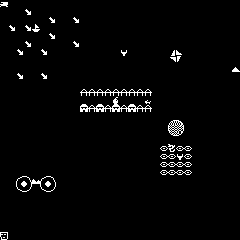

Rendered tile map (Tiled .tmx) drawn with the repository's tilesets; below, a short description and the full map source, tile grids included:
An orthogonal 30x30 tile map with 8x8 px tiles, 2 tile layers (Calque de Tuiles 1, Calque de Tuiles 2) and 1 object (player).

<map version="1.5" tiledversion="1.7.2" orientation="orthogonal" renderorder="right-down" width="30" height="30" tilewidth="8" tileheight="8" infinite="0" nextlayerid="4" nextobjectid="3">
 <editorsettings>
  <export target="testMap.lua" format="lua" />
 </editorsettings>
 <tileset firstgid="1" name="attpjjbon" tilewidth="8" tileheight="8" tilecount="256" columns="16">
  <image source="attpjjbon.png" width="128" height="128" />
 </tileset>
 <layer id="1" name="Calque de Tuiles 1" width="30" height="30">
  <properties>
   <property name="solid" type="bool" value="true" />
  </properties>
  <data encoding="csv">
183,0,0,0,0,0,0,0,0,0,0,0,0,0,0,0,0,0,0,0,0,0,0,0,0,0,0,0,0,0,
0,0,0,232,0,0,0,0,0,0,0,0,0,0,0,0,0,0,0,0,0,0,0,0,0,0,0,0,0,0,
0,0,0,0,0,0,232,0,0,232,0,0,0,0,0,0,0,0,0,0,0,0,0,0,0,0,0,0,0,0,
0,232,0,232,160,0,0,0,0,0,0,0,0,0,0,0,0,0,0,0,0,0,0,0,0,0,0,0,0,0,
0,0,0,0,0,0,232,0,0,0,0,0,0,0,0,0,0,0,0,0,0,0,0,0,0,0,0,0,0,0,
0,0,0,232,0,0,0,0,0,232,0,0,0,0,0,0,0,0,0,0,0,0,0,0,0,0,0,0,0,0,
0,0,232,0,0,232,0,0,0,0,0,0,0,0,0,0,0,0,0,0,0,137,138,0,0,0,0,0,0,0,
0,0,0,0,0,0,0,0,0,0,0,0,0,0,0,0,0,0,0,0,0,153,154,0,0,0,0,0,0,0,
0,0,0,0,0,0,0,0,0,0,0,0,0,0,0,0,0,0,0,0,0,0,0,0,0,0,0,0,0,0,
0,0,232,0,0,232,0,0,0,0,0,0,0,0,0,0,0,0,0,0,0,0,0,0,0,0,0,0,0,0,
0,0,0,0,0,0,0,0,0,0,0,0,0,0,0,0,0,0,0,0,0,0,0,0,0,0,0,0,0,0,
0,0,0,0,0,0,0,0,0,0,245,245,245,245,245,245,245,245,245,0,0,0,0,0,0,0,0,0,0,0,
0,0,0,0,0,0,0,0,0,0,0,0,0,0,0,0,0,0,176,0,0,0,0,0,0,0,0,0,0,0,
0,0,0,0,0,0,0,0,0,0,202,245,202,245,202,245,202,245,245,0,0,0,0,0,0,0,0,0,0,0,
0,0,0,0,0,0,0,0,0,0,0,0,0,0,0,0,0,0,0,0,0,0,0,0,0,0,0,0,0,0,
0,0,0,0,0,0,0,0,0,0,0,0,0,0,0,0,0,0,0,0,0,0,0,0,0,0,0,0,0,0,
0,0,0,0,0,0,0,0,0,0,0,0,0,0,0,0,0,0,0,0,0,0,0,0,0,0,0,0,0,0,
0,0,0,0,0,0,0,0,0,0,0,0,0,0,0,0,0,0,0,0,0,0,0,0,0,0,0,0,0,0,
0,0,0,0,0,0,0,0,0,0,0,0,0,0,0,0,0,0,0,0,250,173,250,250,0,0,0,0,0,0,
0,0,0,0,0,0,0,0,0,0,0,0,0,0,0,0,0,0,0,0,250,250,171,250,0,0,0,0,0,0,
0,0,0,0,0,0,0,0,0,0,0,0,0,0,0,0,0,0,0,0,250,250,250,250,0,0,0,0,0,0,
0,0,0,0,0,0,0,0,0,0,0,0,0,0,0,0,0,0,0,0,250,250,250,250,0,0,0,0,0,0,
0,0,187,188,190,187,188,0,0,0,0,0,0,0,0,0,0,0,0,0,0,0,0,0,0,0,0,0,0,0,
0,0,203,204,0,203,204,0,0,0,0,0,0,0,0,0,0,0,0,0,0,0,0,0,0,0,0,0,0,0,
0,0,0,0,0,0,0,0,0,0,0,0,0,0,0,0,0,0,0,0,0,0,0,0,0,0,0,0,0,0,
0,0,0,0,0,0,0,0,0,0,0,0,0,0,0,0,0,0,0,0,0,0,0,0,0,0,0,0,0,0,
0,0,0,0,0,0,0,0,0,0,0,0,0,0,0,0,0,0,0,0,0,0,0,0,0,0,0,0,0,0,
0,0,0,0,0,0,0,0,0,0,0,0,0,0,0,0,0,0,0,0,0,0,0,0,0,0,0,0,0,0,
0,0,0,0,0,0,0,0,0,0,0,0,0,0,0,0,0,0,0,0,0,0,0,0,0,0,0,0,0,0,
0,0,0,0,0,0,0,0,0,0,0,0,0,0,0,0,0,0,0,0,0,0,0,0,0,0,0,0,0,0
</data>
 </layer>
 <layer id="3" name="Calque de Tuiles 2" width="30" height="30">
  <data encoding="csv">
0,0,0,0,0,0,0,0,0,0,0,0,0,0,0,0,0,0,0,0,0,0,0,0,0,0,0,0,0,0,
0,0,0,0,0,0,0,0,0,0,0,0,0,0,0,0,0,0,0,0,0,0,0,0,0,0,0,0,0,0,
0,0,0,0,0,0,0,0,0,0,0,0,0,0,0,0,0,0,0,0,0,0,0,0,0,0,0,0,0,0,
0,0,0,0,0,0,0,0,0,0,0,0,0,0,0,0,0,0,0,0,0,0,0,0,0,0,0,0,0,0,
0,0,0,0,0,0,0,0,0,0,0,0,0,0,0,0,0,0,0,0,0,0,0,0,0,0,0,0,0,0,
0,0,0,0,0,0,0,0,0,0,0,0,0,0,0,0,0,0,0,0,0,0,0,0,0,0,0,0,0,0,
0,0,0,0,0,0,0,0,0,0,0,0,0,0,0,171,0,0,0,0,0,0,0,0,0,0,0,0,0,0,
0,0,0,0,0,0,0,0,0,0,0,0,0,0,0,0,0,0,0,0,0,0,0,0,0,0,0,0,0,0,
0,0,0,0,0,0,0,0,0,0,0,0,0,0,0,0,0,0,0,0,0,0,0,0,0,0,0,0,0,191,
0,0,0,0,0,0,0,0,0,0,0,0,0,0,0,0,0,0,0,0,0,0,0,0,0,0,0,0,0,0,
0,0,0,0,0,0,0,0,0,0,0,0,0,0,0,0,0,0,0,0,0,0,0,0,0,0,0,0,0,0,
0,0,0,0,0,0,0,0,0,0,0,0,0,0,0,0,0,0,0,0,0,0,0,0,0,0,0,0,0,0,
0,0,0,0,0,0,0,0,0,0,0,0,0,0,253,0,0,0,0,0,0,0,0,0,0,0,0,0,0,0,
0,0,0,0,0,0,0,0,0,0,0,0,0,0,0,0,0,0,0,0,0,0,0,0,0,0,0,0,0,0,
0,0,0,0,0,0,0,0,0,0,0,0,0,0,0,0,0,0,0,0,0,0,0,0,0,0,0,0,0,0,
0,0,0,0,0,0,0,0,0,0,0,0,0,0,0,0,0,0,0,0,0,135,136,0,0,0,0,0,0,0,
0,0,0,0,0,0,0,0,0,0,0,0,0,0,0,0,0,0,0,0,0,151,152,0,0,0,0,0,0,0,
0,0,0,0,0,0,0,0,0,0,0,0,0,0,0,0,0,0,0,0,0,0,0,0,0,0,0,0,0,0,
0,0,0,0,0,0,0,0,0,0,0,0,0,0,0,0,0,0,0,0,0,0,0,0,0,0,0,0,0,0,
0,0,0,0,0,0,0,0,0,0,0,0,0,0,0,0,0,0,0,0,0,0,0,0,0,0,0,0,0,0,
0,0,0,0,0,0,0,0,0,0,0,0,0,0,0,0,0,0,0,0,0,0,0,0,0,0,0,0,0,0,
0,0,0,0,0,0,0,0,0,0,0,0,0,0,0,0,0,0,0,0,0,0,0,0,0,0,0,0,0,0,
0,0,0,0,0,0,0,0,0,0,0,0,0,0,0,0,0,0,0,0,0,0,0,0,0,0,0,0,0,0,
0,0,0,0,0,0,0,0,0,0,0,0,0,0,0,0,0,0,0,0,0,0,0,0,0,0,0,0,0,0,
0,0,0,0,0,0,0,0,0,0,0,0,0,0,0,0,0,0,0,0,0,0,0,0,0,0,0,0,0,0,
0,0,0,0,0,0,0,0,0,0,0,0,0,0,0,0,0,0,0,0,0,0,0,0,0,0,0,0,0,0,
0,0,0,0,0,0,0,0,0,0,0,0,0,0,0,0,0,0,0,0,0,0,0,0,0,0,0,0,0,0,
0,0,0,0,0,0,0,0,0,0,0,0,0,0,0,0,0,0,0,0,0,0,0,0,0,0,0,0,0,0,
0,0,0,0,0,0,0,0,0,0,0,0,0,0,0,0,0,0,0,0,0,0,0,0,0,0,0,0,0,0,
2,0,0,0,0,0,0,0,0,0,0,0,0,0,0,0,0,0,0,0,0,0,0,0,0,0,0,0,0,0
</data>
 </layer>
 <objectgroup id="2" name="objects">
  <object id="2" name="player" x="173.579" y="116.695" />
 </objectgroup>
</map>